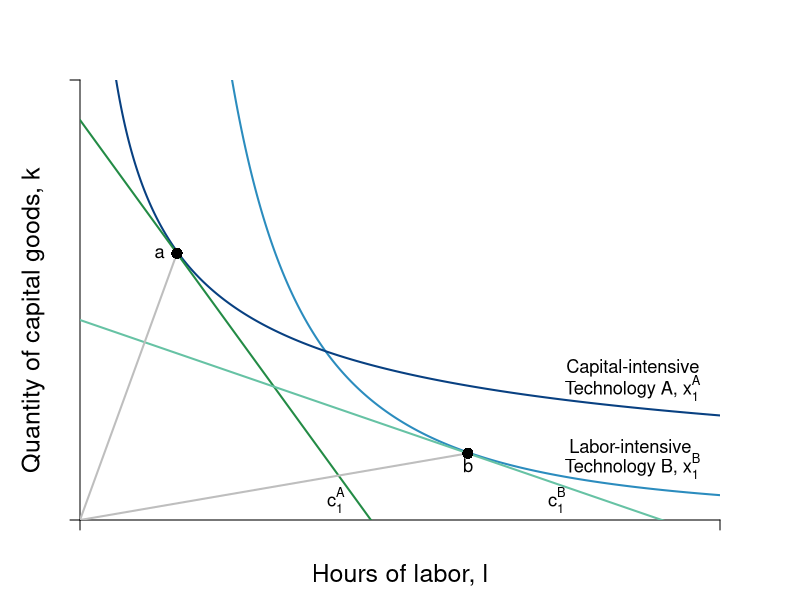

R code for this plot:
#Graph Designer: Simon Halliday
#Authors: Bowles, Foley and Halliday
#Title: Coordination, Conflict and Competition: A Text in Microeconomics

library(shape)
pdf(file = "firmmarketsupply/tech_intensity_cobbdouglas.pdf", width = 7, height = 7)

#Set parameters for graphics
axislabelsize <- 1.5
labelsize <- 1.1
graphlinewidth <- 2
segmentlinewidth <- 2

COL <- c("#7fc97f", "#beaed4", "#fdc086", "#ffff99", "#386cb0", "#f0027f", "#bf5b17", "#666666")
COLA <- c("#e0f3db", "#99d8c9","#66c2a4","#41ae76", "#238b45", "#005824")
COLB <- c("#c6dbef", "#4eb3d3", "#2b8cbe", "#0868ac","#084081")

#Edited the margins to cater for the larger LHS labels
par(mar =  c(4, 4, 4, 4))

isoquant <- function(l, alpha = 0.7, xbar = 4) {
  (xbar / l^alpha)^(1/(1 - alpha))
}

isocost <- function(l, m = 100, pl = 20, pk = 10){
  m/pk - (pl/pk)*l
}


xlims <- c(0, 11)
ylims <- c(0, 11)

npts <- 501 
x <- seq(xlims[1], xlims[2], length.out = npts)
y <- seq(ylims[1], ylims[2], length.out = npts) 
a <- c(2, 4, 6)

plot(0, 0, xlim = xlims, ylim = ylims, type = "n",
     xlab = expression(paste("")),
     ylab = expression(paste("")), 
     xaxt = "n", 
     yaxt = "n", 
     cex.lab = axislabelsize, 
     bty = "n", 
     xaxs="i", 
     yaxs="i"
)


# ticksy <- seq(from = 0, to = ylims[2], by = 1)
# ylabels <- seq(from = 0, to = ylims[2], by = 1)
# ticksx <- seq(from = 0, to = xlims[2], by = 1)
# xlabels <- seq(from = 0, to = xlims[2], by = 1)
ticksy <- c(ylims[1],  ylims[2])
ylabels <- c(NA, NA)
ticksx <- c(xlims[1], xlims[2])
xlabels <- c(NA, NA)

axis(1, at = ticksx, pos = 0, labels = xlabels)
axis(2, at = ticksy, pos = 0, labels = ylabels, las = 1)

npts <- 500 
xx1 <- seq(xlims[1], xlims[2], length.out = npts)
xx2 <- seq(0, xlims[2], length.out = npts)
xx3 <- seq(1.5, 2.5, length.out = npts)
xx4 <- seq(3, 5, length.out = npts)
xx5 <- seq(7, 9, length.out = npts)

#Draw the graphs
lines(xx1, isoquant(xx1, alpha = 2/3, xbar = 4.22), col = COLB[3], lwd = graphlinewidth)
lines(xx1, isoquant(xx1, alpha = 1/3, xbar = 4.22), col = COLB[5], lwd = graphlinewidth)
lines(xx1, isocost(xx1, m = 100, pk = 10, pl = 20), col = COLA[5], lwd = graphlinewidth)
lines(xx1, isocost(xx1, m = 100, pk = 20, pl = 10), col = COLA[3], lwd = graphlinewidth)

#Axis labels
mtext(expression(paste("Hours of labor, ", l)), side = 1, line = 2.5, cex = axislabelsize)
text(-0.8, 5, expression(paste("Quantity of capital goods, ", k)), xpd = TRUE, cex = axislabelsize, srt = 90) 

#Label the isoquant curves
text(9.5, 3.8, expression(paste("Capital-intensive")), cex = labelsize)
text(9.5, 3.3, expression(paste("Technology A, ", x[1]^A)), cex = labelsize)

text(9.5, 1.85, expression(paste("Labor-intensive ")), cex = labelsize)
text(9.5, 1.35, expression(paste("Technology B, ", x[1]^B)), cex = labelsize)

# text(8, 9.7, expression(paste(trs^B*(list(l,k)) > trs^A*(list(l,k)))), cex = labelsize)
# text(8, 8.8, expression(paste(frac(x[l]^B, x[k]^B) > frac(x[l]^A, x[k]^A))), cex = labelsize)
# text(8, 8, expression(paste("along the ray ", frac(k,l))), cex = labelsize)
# Arrows(7, 8.6, 3.7, 8.6, col = "black", lty = 1, lwd = 2, arr.type = "triangle", arr.lwd = 0.5)
# Arrows(8, 3.6, 8, 2.4, col = "black", lty = 1, lwd = 2, arr.type = "triangle", arr.lwd = 0.5)
# 
# text(4, 6, expression(paste(trs(l,k) == frac(4,4), phantom()==1)), cex = labelsize)
# Arrows(4, 5.6, 4, 4.4, col = "black", lty = 1, lwd = 2, arr.type = "triangle", arr.lwd = 0.5)
# 
# text(4, 8, expression(paste(trs(l,k) == frac(8,2), phantom() == 4)), cex = labelsize)
# Arrows(3.05, 8, 2.3, 8, col = "black", lty = 1, lwd = 2, arr.type = "triangle", arr.lwd = 0.5)

#Label feasible and infeasible
#text(8, 9, expression(paste(trs(l,k) == frac(x[l], x[k]), phantom() == frac(mp[l], mp[k]), phantom() == -frac(dk,dl))), cex = labelsize)
#text(3, 2.5, expression(paste("with plan ", (list(x, l, k)) )), cex = labelsize)

# text(8, 8.5, expression(paste("Production set:")), cex = labelsize)
# text(8, 8, expression(paste(x = bar(x), " feasible")), cex = labelsize)
# text(8, 7.5, expression(paste("with plan ", (list(x, l, k)) )), cex = labelsize)

#For alpha = 1/3; pl = 20; pk= 10
#pl/pk = 2
#trs =  1/3 k / 2/3 l = k/2l = 2 => k = 4l
#sub into isocost: 4l  = 100/10 - 2l => 6l = 10; l = 5/3; k = 20/3
segments(0, 0, 5/3, isoquant(l = 5/3, alpha = 1/3, xbar = 4.2) , lty = 1, col = "gray" , lwd = segmentlinewidth)
points(5/3, isoquant(l = 5/3, alpha = 1/3, xbar = 4.2), pch = 16, col = "black", cex = 1.5)
text(5/3 - 0.3, isoquant(l = 5/3, alpha = 1/3, xbar = 4.2), expression(paste(a)), cex = labelsize)

#For alpha = 2/3; pl = 10; pk = 20
#pl/pk = 2
#trs = - 2/3 k / 1/3 l = 2k/l = 1/2 => k = 1/4 l
#sub into isocost: 1/4 l  = 100/20 - 2l => 3l = 5; l = 100/15; k = 100/60
segments(0, 0, 100/15, isoquant(l = 100/15, alpha = 2/3, xbar = 4.2), lty = 1, col = "gray" , lwd = segmentlinewidth)
points(100/15, isoquant(l = 100/15, alpha = 2/3, xbar = 4.2), pch = 16, col = "black", cex = 1.5)
text(100/15, isoquant(l = 100/15, alpha = 2/3, xbar = 4.2) - 0.3, expression(paste(b)), cex = labelsize)

#Label the isocosts
text(8.2, 0.5, expression(paste(c[1]^B)), cex = labelsize)
text(4.4, 0.5, expression(paste(c[1]^A)), cex = labelsize)

dev.off()
